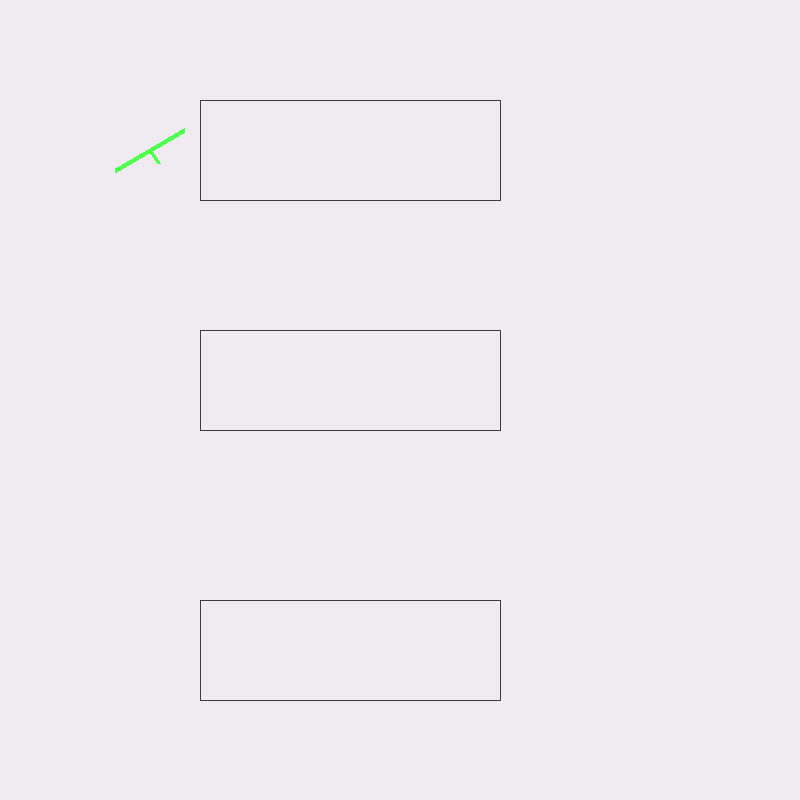

Generate this figure with Python:
import pygame
from pygame.locals import *
import sys
import math

from obstacles import *
from robot import *
from samplingMA import *
from geometry import *


class World:
	'''World class'''
	def __init__( self, width, height, obstacles, robot ):
		self.WIDTH = width;
		self.HEIGHT = height;
		self.obstMgr = ObstManager( obstacles );
		self.robot = robot;

	def render(self, surface):
		self.obstMgr.intersects( self.robot );
		self.obstMgr.render(surface);
		self.robot.render(surface);


WIDTH = 800;
HEIGHT = 800;

DISPLAYSURF = pygame.display.set_mode((WIDTH, HEIGHT));
DISPLAYSURF.fill((255,255,255));

###========== Robots and Obstacles
###======================================================

pts1 = [ v2(200, 100), v2(500, 100), v2(500, 200), v2(200, 200) ];
pts2 = [ v2(200, 330), v2(500, 330), v2(500, 430), v2(200, 430) ];
pts3 = [ v2(200, 500), v2(500, 500), v2(500, 550), v2(200, 550) ];
pts4 = [ v2(200, 600), v2(500, 600), v2(500, 700), v2(200, 700) ];
obst1 = Polygon(pts1);
obst2 = Polygon(pts2);
obst3 = Polygon(pts3);
obst4 = Polygon(pts4);

obsts = [obst1, obst2,  obst4];

config = Config( v2( 150, 150 ), math.pi/3 )
diffDrive = DiffDriveRobot(80, config)

gameWorld = World( WIDTH, HEIGHT, obsts, diffDrive );


##################################################
#####		   Render the world
##################################################
DISPLAYSURF.fill((240,235,240))
for event in pygame.event.get():
	if event.type == QUIT:
		pygame.quit()
		sys.exit()
gameWorld.render( DISPLAYSURF );
pygame.display.update();
#pygame.image.save( DISPLAYSURF, 'world.PNG' );


'''
while True:
	DISPLAYSURF.fill((240,235,240))

	#drawCircle( DISPLAYSURF, (850,850), 100 );

	for event in pygame.event.get():
		if event.type == QUIT:
			pygame.quit()
			sys.exit()
	
	gameWorld.render( DISPLAYSURF );

	pygame.display.update();
	pass

pygame.quit();
'''

#mapper = CoordMapping(gameWorld.WIDTH, gameWorld.HEIGHT);
#cfg = Config( v2(400, 400), math.pi );
#cfg_ = mapper.map( cfg );

#print mapper.mapDist( 400 )


##################################################
#####				   Sample
##################################################


sampler = SamplerV2( gameWorld );
sampler.sample(2000, DISPLAYSURF);
#sampler.sampleSlice( math.pi/4 );
#sampler.save_data('spheres_complete.txt');
pygame.image.save( DISPLAYSURF, './imgs/world.PNG' );